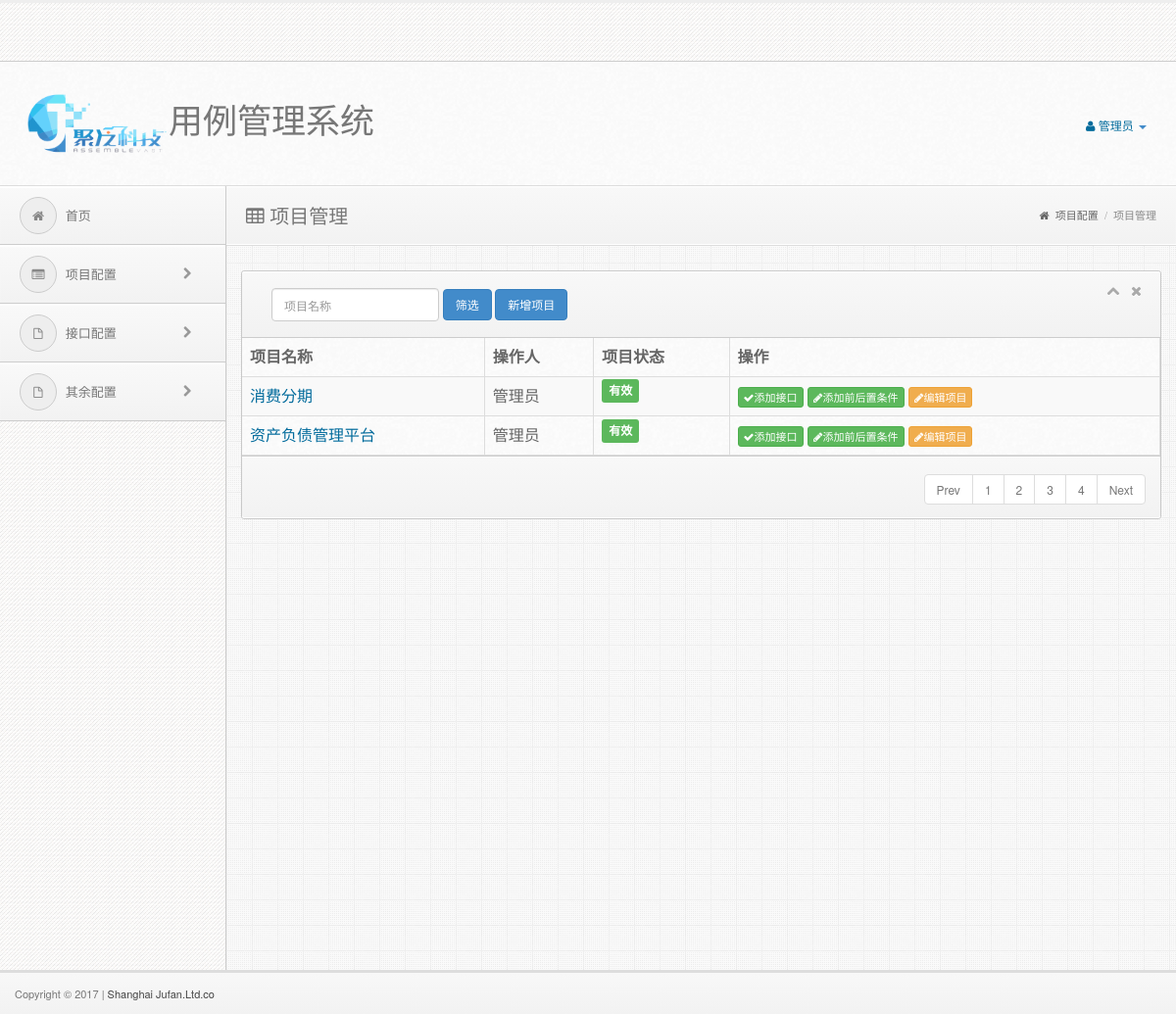
/auth_option/project/mange (signed in), run on the app's committed database.
### APP/models.py (models this page shows)
class Project(db.Model):
    __tablename__ = "projects"
    id = db.Column(db.Integer, primary_key=True)
    name = db.Column(db.String(200), unique=False)
    desc = db.Column(db.String(500), unique=False)
    Operator_name = db.Column(db.String(200), unique=False) #操作人
    project_status = db.Column(db.String(10), default=0, nullable=False)
    @staticmethod
    def return_project():
        project = [(m.id, m.name) for m in Project.query.all()]
        return project

### APP/auth/views.py (the view, shortened to what this page needs)
@auth_option.route('/project/mange', methods=['GET', 'POST'])
def project_mange():
    case_id = request.args.get('project_id', -1, type=int)  # 项目ID
    case_ids = APICase.return_project()
    case_ids.append(('-1', u'无'))
    form = ProjectMange()
    form2 = AddProject()
    form3 = addProjectAPI()
    form4 = EditProjectForm()
    form5 = SetupTearDownForm(relay_id=case_id)
    projects = Project.return_project()
    form3.project_id.choices = projects
    form5.relay_id.choices = case_ids
    if 'username' not in session:
        return redirect(url_for("auth_login.login"))
    projects = Project.query.order_by(Project.id.desc()).all()
    return render_template("projectmanage.html", form=form, form2=form2, form3=form3, form4=form4, form5=form5, len_projects=len(projects), projects=projects)

### APP/auth/forms.py
class ProjectMange(Form):
    project_name = StringField(validators=[DataRequired()])

class AddProject(Form):
    project_name = StringField(u'项目名', validators=[DataRequired()])
    project_remark = TextAreaField(u'备注信息', validators=[DataRequired()])
    is_valid = RadioField(u'项目属性', choices=[('true', u'有效'), ('flase', u'失效')], default='true')

### APP/models.py (called while the page is built)
    @staticmethod
    def return_project():
        apicase = [(m.id, m.case_name) for m in APICase.query.all()]
        return apicase

### APP/templates/projectmanage.html (shortened to what this page needs)
{% extends 'base.html' %}
{% block admin_content %}
	<div class="mainbar">
      <div class="page-head">
        <h2 class="pull-left"><i class="icon-table"></i> 项目管理</h2>
        <div class="bread-crumb pull-right">
          <a href="#"><i class="icon-home"></i> 项目配置</a>
          <span class="divider">/</span>
          <a href="{{ url_for("auth_option.project_mange") }}" class="bread-current">项目管理</a>
        </div>
        <div class="clearfix"></div>
      </div>
	    <div class="matter">
        <div class="container">
            <div class="row">
              <div class="col-md-12">
                <div class="widget">
                <div class="widget-head">
                  <div class="pull-left">
        <form class="navbar-form navbar-left" role="search" method="POST">
			<div class="form-group">
                {{ form.project_name(required='', class="form-control", placeholder="项目名称", value='', id ='project_remark')  }}
			</div>
            <div class="form-group">
                        <button type="submit" class="btn btn-primary">
                            筛选
                        </button>
                    </div>
                    <div class="form-group">
               <button class="btn btn-primary" data-toggle="modal" data-target="#myModal">新增项目</button>
                    </div>
		</form>
                  </div>
                  <div class="widget-icons pull-right">
                    <a href="#" class="wminimize"><i class="icon-chevron-up"></i></a>
                    <a href="#" class="wclose"><i class="icon-remove"></i></a>
                  </div>
                  <div class="clearfix"></div>
                </div>
                  <div class="widget-content">
                    <table class="table table-striped table-bordered table-hover">
                      <thead>
                        <tr>
                          <th>项目名称</th>
                          <th>操作人</th>
                          <th>项目状态</th>
                          <th>操作</th>
                        </tr>
                      </thead>
                      <tbody>
            {% if len_projects > 0 %}
            {% for project_value in projects %}
                        <tr>
                          <td><a href="{{ url_for("auth_option.projectAPI_mange",id=project_value.id) }}">{{ project_value.name }}</a></td>
                          <td>{{ project_value.Operator_name }}</td>
                            {% if project_value.project_status=='true' %}
                          <td><span class="label label-success">有效</span></td>
                            {% else %}
                            <td><span class="label label-danger">无效</span></td>
                            {% endif %}
                          <td>
                              <a class="btn btn-xs btn-success" title="添加接口" onclick="get_projectname_info('{{ url_for('auth_option.getproject_by_id', id=project_value.id) }}',{{ project_value.id }})">
                                <i class="icon-ok"></i>添加接口
                            </a>
                             <a class="btn btn-xs btn-success" title="添加前后置条件" onclick="get_setup_info('{{ url_for('auth_option.get_setup_id', belong_id=1,id=project_value.id,project_id=project_value.id, api_id=-1) }}')">
                                <i class="icon-pencil"></i>添加前后置条件
                            </a>
                              <a class="btn btn-xs btn-warning" title="修改项目" onclick="get_project_info('{{ url_for('auth_option.get_project_by_id', id=project_value.id) }}',{{ project_value.id }})">
                                <i class="icon-pencil"></i>编辑项目
                            </a>
                          </td>
                        </tr>
  {% endfor %}
        {% endif %}
                      </tbody>
                    </table>
                    <div class="widget-foot">
                        <ul class="pagination pull-right">
                          <li><a href="#">Prev</a></li>
                          <li><a href="#">1</a></li>
                          <li><a href="#">2</a></li>
                          <li><a href="#">3</a></li>
                          <li><a href="#">4</a></li>
                          <li><a href="#">Next</a></li>
                        </ul>
                      <div class="clearfix"></div>
                    </div>
                  </div>
                </div>
              </div>
            </div>
        </div>
		  </div>
    </div>
{% endblock %}

### APP/static/style/style.css (style rules this page uses)
body { font-size: 12px; line-height: 22px; color: #666; border-top: 3px solid #eee; background:#343434 url("../img/back.png") repeat; padding-top: 37px; -webkit-font-smoothing: antialiased; }
h1,h2,h3,h4,h5,h6 { padding: 2px 0px; margin: 2px 0px; color: #777; }
h2 { font-size: 25px; line-height: 35px; }
a { color: #026b9c; }
.btn { font-size: 12px !important; }
button { font-size: 11px; }
a.btn { font-size: 11px !important; }
form { margin: 0px; }
form button { font-size: 11px !important; }
form input, form textarea { font-size:12px !important; }
form input, form button, form textarea, form select { font-size:12px !important; }
.mainbar { position: relative; margin-left: 230px; margin-right: 0px; width: auto; background:#eee url("../img/main-back.png") repeat; border-left: 1px solid #ccc; z-index: 50; min-height: 800px; }
.mainbar .container { max-width:100% !important; width: 100% !important; }
.pagination { margin: 10px 0px 5px 0px; }
.mainbar .page-head { background-color: #f8f8f8; background: -webkit-gradient(linear, left top, left bottom, from(#f8f8f8), to(#f2f2f2)); background: -webkit-linear-gradient(top, #f8f8f8, #f2f2f2); background: -moz-linear-gradient(top, #f8f8f8, #f2f2f2); background: -ms-linear-gradient(top, #f8f8f8, #f2f2f2); background: -o-linear-gradient(top, #f8f8f8, #f2f2f2); background: linear-gradient(top, #f8f8f8, #f2f2f2); padding: 8px 20px; border-bottom: 1px solid #fff; box-shadow: inset 0px 1px 1px #fff; }
.mainbar .page-head h2 { font-weight: normal; font-size: 20px; }
.mainbar .bread-crumb { font-size: 11px; margin-top: 10px; color: #aaa; }
.mainbar .bread-crumb i { margin-right: 3px; }
.mainbar .bread-crumb .divider { margin: 0px 3px; }
.mainbar .bread-crumb a { color: #666; }
.mainbar .bread-crumb a.bread-current { color: #888; }
.mainbar .matter { border-top: 1px solid #ddd; padding: 15px 0px; }
.widget { border: 1px solid #c9c9c9; border-radius: 3px; margin-top: 10px; margin-bottom: 20px; background: #fafafa url('../img/cream.png') repeat; }
.widget .table { margin: 0px; width: 100%; }
.widget .table .btn { font-size: 11px !important; }
.widget .table-bordered { border-radius: 0px; border: 0px; }
.widget .table-bordered th { border-bottom: 1px solid #ddd !important; }
.widget .table-bordered td { border-top: 0px !important; border-bottom: 1px solid #ddd !important; border-radius: 0px !important; }
.widget .table-bordered td:first-child, .widget .table-bordered th:first-child { border-left: 0px; }
.widget .table-bordered thead:first-child tr:first-child > th:first-child, .widget .table-bordered tbody:first-child tr:first-child > td:first-child { border-radius: 0px; }
.widget .widget-head,.modal-header { background-color: #f8f8f8; background: -webkit-gradient(linear, left top, left bottom, from(#f8f8f8), to(#f2f2f2)); background: -webkit-linear-gradient(top, #f8f8f8, #f2f2f2); background: -moz-linear-gradient(top, #f8f8f8, #f2f2f2); background: -ms-linear-gradient(top, #f8f8f8, #f2f2f2); background: -o-linear-gradient(top, #f8f8f8, #f2f2f2); background: linear-gradient(top, #f8f8f8, #f2f2f2); border-top-right-radius: 3px; border-top-left-radius: 3px; text-shadow:0px 1px #fff; border-bottom: 1px solid #ccc; border-top: 1px solid #fff; color: #666; font-size: 13px; font-weight: bold; padding: 8px 15px; }
.widget .widget-head .widget-icons i { font-size: 14px; margin: 0px 4px; }
.widget .widget-head .widget-icons a { color: #aaa; }
.widget .widget-foot, .modal-footer { background-color: #f8f8f8; background: -webkit-gradient(linear, left top, left bottom, from(#f8f8f8), to(#f2f2f2)); background: -webkit-linear-gradient(top, #f8f8f8, #f2f2f2); background: -moz-linear-gradient(top, #f8f8f8, #f2f2f2); background: -ms-linear-gradient(top, #f8f8f8, #f2f2f2); background: -o-linear-gradient(top, #f8f8f8, #f2f2f2); background: linear-gradient(top, #f8f8f8, #f2f2f2); border-bottom-right-radius: 3px; border-bottom-left-radius: 3px; text-shadow:0px 1px #fff; border-bottom: 1px solid #fff; border-top: 1px solid #ccc; padding: 8px 15px; font-size: 12px; color: #555; box-shadow: inset 0px 1px 1px #fff; }
.pagination li a { color:#777; }

### data on the page
Project: name "消费分期", Operator_name "管理员", project_status "有效"
Project: name "资产负债管理平台", Operator_name "管理员", project_status "有效"

### other printed values
{{ session.username }} "管理员"
